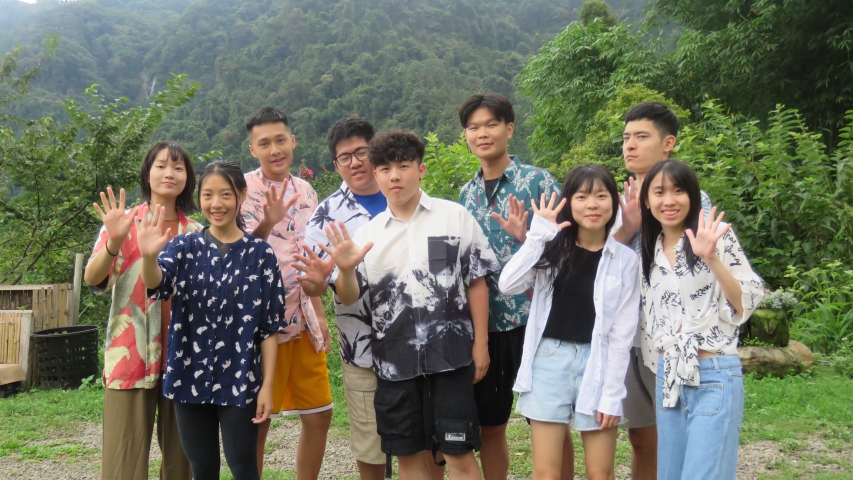
#> input picture yayawin/media/camp.jpg, 1706 x 960 px, found by its file name (shown at 1/2 size)
$ python detectface.py
#> lines starting #> are read from the running program, lines starting #| are printed output that depends on the picture; after the words box and inside, x2 and y2 are one past the last pixel; in counts of white or black regions, pixels touching at a corner belong together
import cv2
from cv2 import imread
from cv2 import cvtColor

img = imread('./camp.jpg')
#> img is the input picture: shape (960, 1706, 3); mean B, G, R 99.3, 116.3, 113.8
img = cv2.resize(img, (0, 0), fx=0.5, fy=0.5)
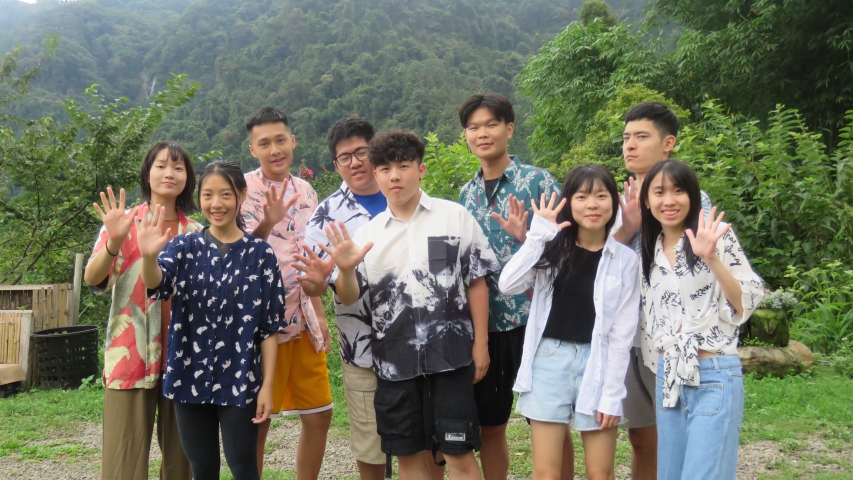
#> img: shape (480, 853, 3); mean B, G, R 99.4, 116.4, 113.9
gray = cv2.cvtColor(img, cv2.COLOR_BGR2GRAY)
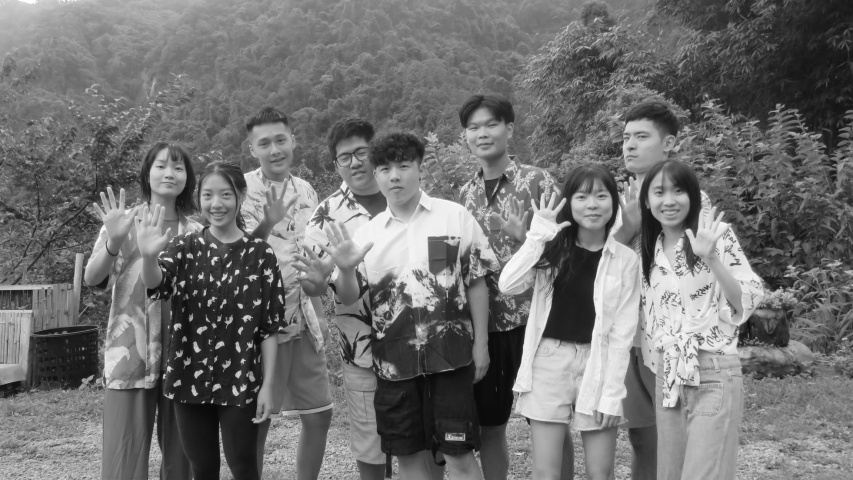
#> gray: shape (480, 853); min 8, max 254, mean 113.7
faceCascade = cv2.CascadeClassifier('./face_detect.xml')
facerect = faceCascade.detectMultiScale(gray, 1.5, 2)# camp(1.5, 2) twice(1.1, 3)
#> facerect = [[456, 105, 54, 54], [610, 114, 54, 54], [247, 122, 54, 54], [326, 134, 54, 54], [141, 143, 54, 54], [368, 147, 54, 54], [642, 171, 54, 54], [190, 173, 54, 54], [566, 174, 54, 54], [643, 252, 54, 54]]
print(len(facerect))
#| 10
for(x, y, w, h) in facerect:
    cv2.rectangle(img, (x, y), (x+w, y+h), (0, 255, 0), 2)
#> this loop made 10 passes
#> (x, y) on passes 1 to 10: (456, 105), (610, 114), (247, 122), (326, 134), (141, 143), (368, 147), (642, 171), (190, 173), (566, 174), (643, 252)
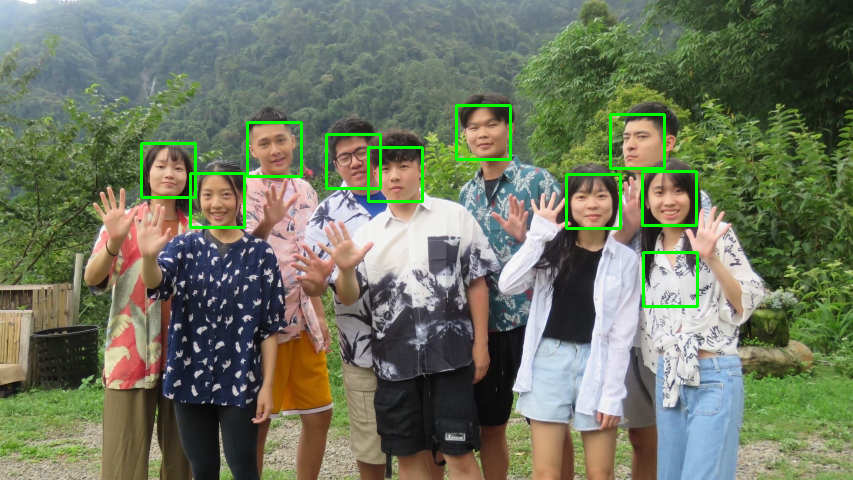
#> img: shape (480, 853, 3); 1.56% of pixels changed, all inside (x1, y1, x2, y2) = (140, 104, 699, 308)

cv2.imshow('img', img)
cv2.waitKey(0)
